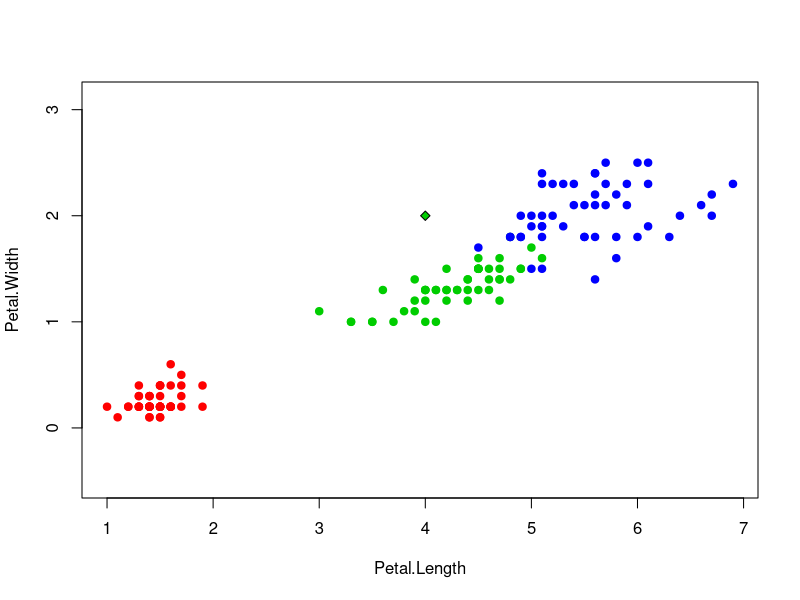

The R source for this figure:
euclideanDistance <- function(u, v)
{
  sqrt(sum((u - v)^2))
}


sortObjectsByDist <- function(xl, z, metricFunction =
                                euclideanDistance)
{
  l <- dim(xl)[1]
  n <- dim(xl)[2] - 1
  weights <- matrix(NA, l, 2)
  for (i in 1:l)
  {
    weights[i, ] <- c(i, 1/metricFunction(xl[i, 1:n], z))
  }
  
  return (weights);
}

kwNN <- function(xl, z, k)
{
  weights <- sortObjectsByDist(xl, z)
  orderedXl <- xl[order(weights[, 2],decreasing = TRUE), ]
  kx <- c("setosa", "versicolor","virginica")
  w <- c(0,0,0)
  for(i in 1:3){
    for(j in 1:k){
      if(kx[i] == orderedXl[j,3]){
        w[i] <- w[i] + weights[j,2] 
      }
      
    }
  }
  f <- which.max(w)
  return (kx[f])
}

colors <- c("setosa" = "red", "versicolor" = "green3",
            "virginica" = "blue")
plot(iris[, 3:4], pch = 21, bg = colors[iris$Species], col
     = colors[iris$Species], asp = 1)
z <- c(4, 2)
xl <- iris[, 3:5]
class <- kwNN(xl, z, k=5)
points(z[1], z[2], pch = 23, col = 1, bg = colors[class], asp = 1)



